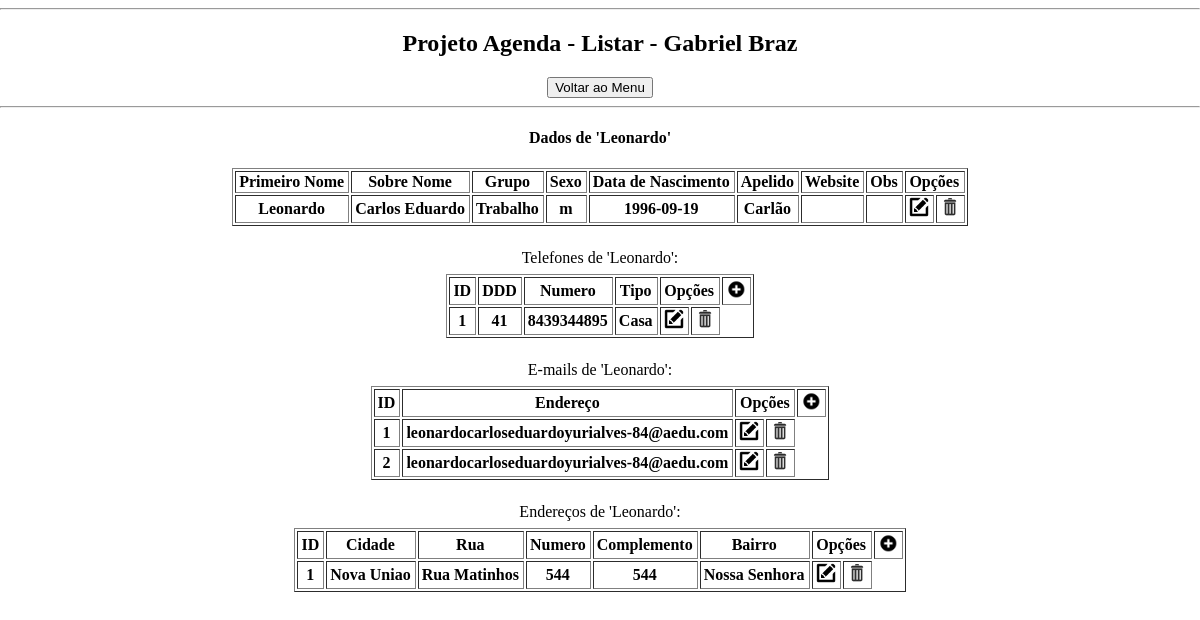
The page /listarExpandir.php?idExpansao=1&nomeExpansao=Leonardo on the database its author committed.
### tables this page shows
CREATE TABLE `entidade` (
  `idEntidade` int(11) NOT NULL,
  `IdListaGrupo_Entidade` int(11) DEFAULT NULL,
  `primeiroNome` varchar(50) NOT NULL,
  `sobreNome` varchar(50) DEFAULT NULL,
  `ultimoNome` varchar(50) DEFAULT NULL,
  `sexo` char(1) DEFAULT NULL,
  `dataNascimento` date DEFAULT NULL,
  `apelido` varchar(50) DEFAULT NULL,
  `website` varchar(200) DEFAULT NULL,
  `Obs` varchar(200) DEFAULT NULL
);

CREATE TABLE `listagrupo` (
  `idListaGrupo` int(11) NOT NULL,
  `nome` varchar(20) NOT NULL
);

CREATE TABLE `telefone` (
  `idTelefone` int(11) NOT NULL,
  `idEntidade_Telefone` int(11) NOT NULL,
  `idListaTipoTelefone_Telefone` int(11) DEFAULT NULL,
  `numero` varchar(10) NOT NULL,
  `ddd` varchar(3) NOT NULL
);

CREATE TABLE `listatipotelefone` (
  `idListaTipoTelefone` int(11) NOT NULL,
  `nome` varchar(30) NOT NULL
);

CREATE TABLE `email` (
  `idEmail` int(11) NOT NULL,
  `idEntidade_Email` int(11) NOT NULL,
  `endereco` varchar(200) NOT NULL
);

### callListarEntidade.php (the view, shortened to what this page needs)
<?php
	include "conexao.php";
	$sql = "SELECT listagrupo.nome as nomeGrupo, primeiroNome, sobreNome, ultimoNome, sexo, dataNascimento, apelido, website, Obs FROM entidade
		LEFT JOIN listagrupo ON listagrupo.idListaGrupo = entidade.IdListaGrupo_Entidade
		WHERE idEntidade = ?";
	$contatos = $conex -> prepare($sql);
	$contatos -> execute(array($id_entidade));
	foreach($contatos as $bolacha)
	{
			$primeiroNome = $bolacha['primeiroNome'];
			$sobreNome = $bolacha['sobreNome'];
			$ultimoNome = $bolacha['ultimoNome'];
			$sexo = $bolacha['sexo'];
			$dataNascimento = $bolacha['dataNascimento'];
			$apelido = $bolacha['apelido'];
			$website = $bolacha['website'];
			$Obs = $bolacha['Obs'];
			$grupo = $bolacha['nomeGrupo'];
			echo "<tr>";
			echo "<th>".$primeiroNome."</th>";
			echo "<th>".$sobreNome." ".$ultimoNome."</th>";
			echo "<th>".$grupo."</th>";
			echo "<th align='center'>".$sexo."</th>";
			echo "<th align='center'>".$dataNascimento."</th>";
			echo "<th>".$apelido."</th>";
			echo "<th>".$website."</th>";
			echo "<th>".$Obs."</th>";
			echo "<th>
					<a href='editarEntidade.php?idEntidade=$id_entidade&nomeEntidade=$nome_entidade'>
						<img src='imagens/Editar01.png' width='20px'>
					</a>
				  </th>";
			echo "<th>
					<a href='excluirEntidade.php?idEntidade=$id_entidade&nomeEntidade=$nome_entidade'>
						<img src='imagens/Lixo01.png' width='20px'>
					</a>
				  </th>";
			echo "</tr>";
	}
?>

### listarExpandir.php (shortened to what this page needs)
<!DOCTYPE HTML>
<html lang="pt-br">
	<head>
		<link rel="stylesheet" type="text/css" href="stylesheet.css" />
		<?php
			$nome_entidade = $_GET["nomeExpansao"];
			$id_entidade = $_GET['idExpansao'];
		?>
	</head>
	<body>
		<header>
			<hr>
			<h2><center>Projeto Agenda - Listar - Gabriel Braz<br></center></h2>
			<center>
				<a href="index.html">
					<input type="button" value="Voltar ao Menu" name="index" align="center">
				</a>
			</center>
			<hr>
		</header>
					<h4><center>Dados de '<?php echo $nome_entidade; ?>'</center></h4>
					<table border="1" style ="margin : 0 auto">
						<th>Primeiro Nome</th>
						<th>Sobre Nome</th>
						<th>Grupo</th>
						<th>Sexo</th>
						<th>Data de Nascimento</th>
						<th>Apelido</th>
						<th>Website</th>
						<th>Obs</th>
						<th colspan="2">Opções</th>
						<?php
							include "callListarEntidade.php"
						?>
					</table>
					<legend>
						Telefones de '<?php echo $nome_entidade; ?>':
					</legend>
					<table border="1" style ="margin : 0 auto">
						<th>ID</th>
						<th>DDD</th>
						<th>Numero</th>
						<th>Tipo</th>
						<th colspan="2">Opções</th>
						<th>
							<a href='addTelefone.php<?php echo "?idEntidade=$id_entidade&nomeEntidade=$nome_entidade";?>'>
								<img src='imagens/Add01.png' width='20px'>
							</a>
						</th>
						<?php
							include "callListarTelefone.php";
						?>
					</table>
					<legend>
						E-mails de '<?php echo $nome_entidade; ?>':
					</legend>
					<table border="1" style ="margin : 0 auto">
						<th>ID</th>
						<th>Endereço</th>
						<th colspan="2">Opções</th>
						<th>
							<a href='addEmail.php<?php echo "?idEntidade=$id_entidade&nomeEntidade=$nome_entidade";?>'>
								<img src='imagens/Add01.png' width='20px'>
							</a>
						</th>
						<?php
							include "callListarEmail.php";
						?>
					</table>
					<legend>
						Endereços de '<?php echo $nome_entidade; ?>':
					</legend>
					<table border="1" style ="margin : 0 auto">
						<th>ID</th>
						<th>Cidade</th>
						<th>Rua</th>
						<th>Numero</th>
						<th>Complemento</th>
						<th>Bairro</th>
						<th colspan="2">Opções</th>
						<th>
							<a href='addEndereco.php<?php echo "?idEntidade=$id_entidade&nomeEntidade=$nome_entidade";?>'>
								<img src='imagens/Add01.png' width='20px'>
							</a>
						</th>
						<?php
							include "callListarEndereco.php";
						?>
					</table>
	</body>
</html>

### callListarTelefone.php (shortened to what this page needs)
<?php
	include "conexao.php";
	$sql = "SELECT idTelefone, ddd, numero, listatipotelefone.nome as operadora
				FROM telefone
				LEFT JOIN listatipotelefone ON listatipotelefone.idListaTipoTelefone = telefone.idListaTipoTelefone_Telefone
			WHERE idEntidade_Telefone = ?";
	$contatos = $conex -> prepare($sql);
	$contatos -> execute(array($id_entidade));
	foreach($contatos as $bolacha)
	{
			$id_telefone = $bolacha['idTelefone'];
			$ddd_telefone = $bolacha['ddd'];
			$numero_telefone = $bolacha['numero'];
			$operadora_telefone = $bolacha['operadora'];
			echo "<tr>";
			echo "<th>".$id_telefone."</th>";
			echo "<th>".$ddd_telefone."</th>";
			echo "<th>".$numero_telefone."</th>";
			echo "<th align='center'>".$operadora_telefone."</th>";
			echo "<th>
					<a href='editarTelefone.php?idEntidade=$id_entidade&nomeEntidade=$nome_entidade&idTelefone=$id_telefone'>
						<img src='imagens/Editar01.png' width='20px'>
					</a>
				  </th>";
			echo "<th>
					<a href='apagarTelefone.php?idEntidade=$id_entidade&nomeEntidade=$nome_entidade&idTelefone=$id_telefone'>
						<img src='imagens/Lixo01.png' width='20px'>
					</a>
				  </th>";
			echo "</tr>";
	}
	?>

### callListarEmail.php (shortened to what this page needs)
<?php
	include "conexao.php";
	$sql = "SELECT idEmail, endereco FROM email WHERE idEntidade_Email = ?";
	$contatos = $conex -> prepare($sql);
	$contatos -> execute(array($id_entidade));
	foreach($contatos as $bolacha)
	{
			$id_email = $bolacha['idEmail'];
			$endereco_email = $bolacha['endereco'];
			echo "<tr>";
			echo "<th>".$id_email."</th>";
			echo "<th>".$endereco_email."</th>";
			echo "<th>
					<a href='editarEmail.php?idEntidade=$id_entidade&nomeEntidade=$nome_entidade&idEmail=$id_email'>
						<img src='imagens/Editar01.png' width='20px'>
					</a>
				  </th>";
			echo "<th>
					<a href='apagarEmail.php?idEntidade=$id_entidade&nomeEntidade=$nome_entidade&idEmail=$id_email'>
						<img src='imagens/Lixo01.png' width='20px'>
					</a>
				  </th>";
			echo "</tr>";
	}
	?>

### callListarEndereco.php (shortened to what this page needs)
<?php
	include "conexao.php";
	$sql = "SELECT idEndereco, cidade.nome as Cidade , rua, numero, complemento, bairro
			FROM endereco
			LEFT JOIN cidade ON cidade.idCidade = endereco.idCidade_Endereco
			WHERE idEntidade_Endereco = ?";
	$contatos = $conex -> prepare($sql);
	$contatos -> execute(array($id_entidade));
	foreach($contatos as $bolacha)
	{
			$id_endereco = $bolacha['idEndereco'];
			$cidade_endereco = $bolacha['Cidade'];
			$rua_endereco = $bolacha['rua'];
			$numero_endereco = $bolacha['numero'];
			$complemento_endereco = $bolacha['complemento'];
			$bairro_endereco = $bolacha['bairro'];
			echo "<tr>";
			echo "<th>".$id_endereco."</th>";
			echo "<th>".$cidade_endereco."</th>";
			echo "<th>".$rua_endereco."</th>";
			echo "<th>".$numero_endereco."</th>";
			echo "<th>".$complemento_endereco."</th>";
			echo "<th>".$bairro_endereco."</th>";
			echo "<th>
					<a href='editarEndereco.php?idEntidade=$id_entidade&nomeEntidade=$nome_entidade&idEndereco=$id_endereco'>
						<img src='imagens/Editar01.png' width='20px'>
					</a>
				  </th>";
			echo "<th>
					<a href='apagarEndereco.php?idEntidade=$id_entidade&nomeEntidade=$nome_entidade&idEndereco=$id_endereco'>
						<img src='imagens/Lixo01.png' width='20px'>
					</a>
				  </th>";
			echo "</tr>";
	}
	?>

### stylesheet.css (style rules this page uses)
html, body { width: 100%; height: 100%; margin: 0 auto; text-align: center; }
th { padding-left: 3px; padding-right: 4px; white-space: nowrap; }
legend { margin-bottom: 7px; margin-top: 23px; }

### rows shown on the page
entidade: primeiroNome "Leonardo", sobreNome "Carlos", ultimoNome "Eduardo", IdListaGrupo_Entidade.nome "Trabalho", sexo "m", dataNascimento "1996-09-19", apelido "Carlão"
telefone: idTelefone "1", ddd "41", numero "8439344895", idListaTipoTelefone_Telefone.nome "Casa"
email: idEmail "1", endereco "leonardocarloseduardoyurialves-84@aedu.com"
email: idEmail "2", endereco "leonardocarloseduardoyurialves-84@aedu.com"

### other values the page prints
$nome_entidade "Leonardo"
$id_endereco "1"
$cidade_endereco "Nova Uniao"
$rua_endereco "Rua Matinhos"
$numero_endereco "544"
$complemento_endereco "544"
$bairro_endereco "Nossa Senhora"
